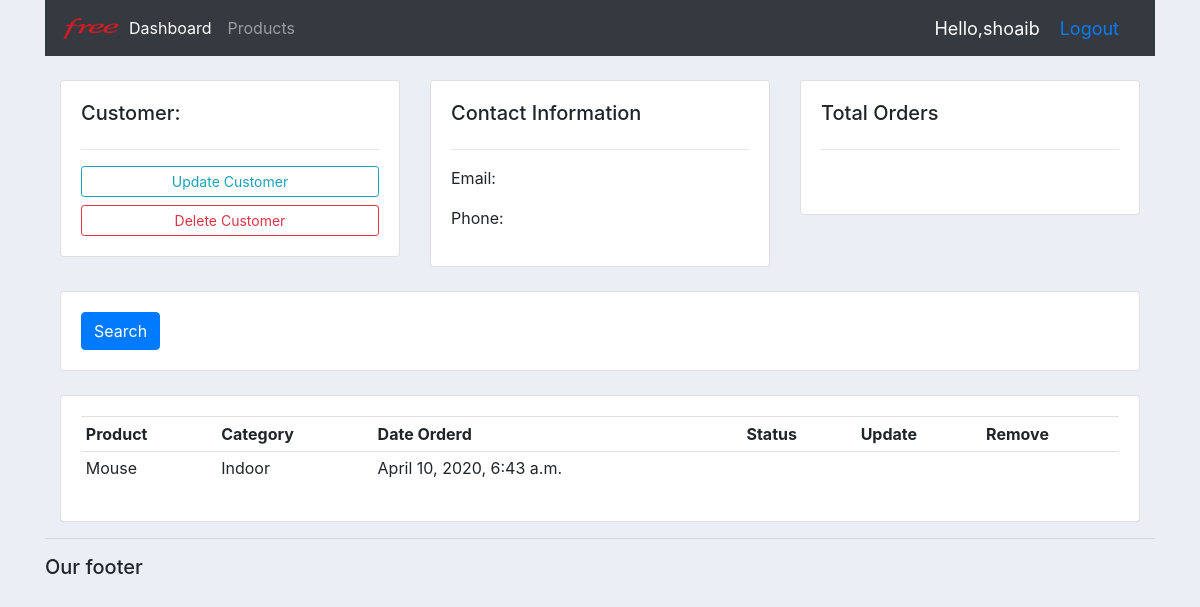
/Products/ (signed in), run on the app's committed database.
### accounts/models.py (models this page shows, shortened)
class Product(models.Model):
    CATEGORY = (
        ('Indoor','Indoor'),
        ('Outdoor', 'Outdoor'),
    )
    name = models.CharField(max_length=200,null=True)
    price = models.FloatField(null=True)
    category = models.CharField(max_length =200,null=True,choices=CATEGORY)
    description = models.CharField(max_length=200, null=True,blank=True)
    date_created = models.DateTimeField(auto_now_add= True,null=True)
    tags = models.ManyToManyField(Tag)

### accounts/views.py (the view)
# urls.py: path('Products/',views.products ,name ="Products"),
@login_required(login_url='login')
def products(request):
	products = Product.objects.all()
	context = {'products':products}
	return render(request,'accounts/product.html',context)

### accounts/templates/accounts/product.html
{%  extends 'accounts/main.html' %}
{% block content %}
	<br>
<div class="row">
	<div class="col-md">
		<div class="card card-body">
			<h5>Customer:</h5>
			<hr>
			<a class="btn btn-outline-info  btn-sm btn-block" href="">Update Customer</a>
			<a class="btn btn-outline-danger  btn-sm btn-block" href="">Delete Customer</a>
		</div>
	</div>
	<div class="col-md">
		<div class="card card-body">
			<h5>Contact Information</h5>
			<hr>
			<p>Email: </p>
			<p>Phone: </p>
		</div>
	</div>
	<div class="col-md">
		<div class="card card-body">
			<h5>Total Orders</h5>
			<hr>
			<h1 style="text-align: center;padding: 10px"></h1>
		</div>
	</div>
</div>
<br>
<div class="row">
	<div class="col">
		<div class="card card-body">
			<form method="get">
		    <button class="btn btn-primary" type="submit">Search</button>
		  </form>
		</div>
	</div>
</div>
<br>
<div class="row">
	<div class="col-md">
		<div class="card card-body">
			<table class="table table-sm">
				<tr>
					<th>Product</th>
					<th>Category</th>
					<th>Date Orderd</th>
					<th>Status</th>
					<th>Update</th>
					<th>Remove</th>
				</tr>
				{% for i in products %}
				<tr>
					<td>{{i.name}}</td>
					<td>{{i.category}}</td>
					<td>{{i.date_created}}</td>
					<td>{{i.status}}</td>
					<td></td>
					<td></td>
				</tr>
				{% endfor%}
			</table>
		</div>
	</div>
</div>
{% endblock content %}

### accounts/templates/accounts/nav.html (shortened to what this page needs)
{% load static %}
<nav class="navbar navbar-expand-lg navbar-dark bg-dark">
  <img src="{% static 'images/logo.png' %}" height="25px">
  <div class="collapse navbar-collapse" id="navbarNav">
    <ul class="navbar-nav">
      <li class="nav-item active">
        <a class="nav-link" href="{% url 'home' %}">Dashboard</a>
      </li>
      <li class="nav-item">
        <a class="nav-link" href="{% url 'Products' %}">Products</a>
      </li>
    </ul>
  </div>
  <span class="logout-msg">Hello,{{request.user}} </span>
  <span class="logout-msg"><a href="{% url 'logout' %}">Logout</a> </span>
</nav>

### static/css/main.css (style rules this page uses)
body { background-color: #ebeff5; }

### accounts/templates/accounts/nav.html (style rules this page uses)
.logout-msg { font-size:18px; color:#fff; margin-right:20px; }

### data on the page
Product: name "Mouse", category "Indoor", date_created "April 10, 2020, 6:43 a.m."

### other printed values
{{ request.user }} "shoaib"
